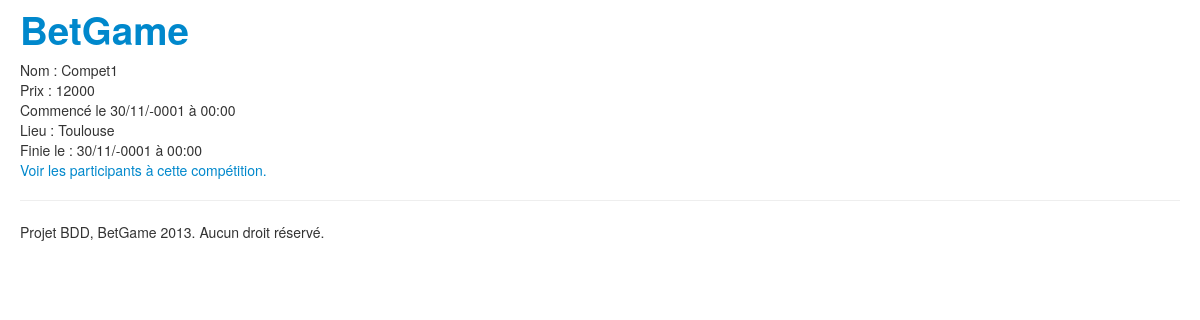
The page /view.php?view=contestProfile&id=1 on the database its author committed.
### tables this page shows
CREATE TABLE IF NOT EXISTS `contest` (
  `idCONTEST` int(11) NOT NULL AUTO_INCREMENT,
  `Name` varchar(45) DEFAULT NULL,
  `Description` text,
  `Price` varchar(45) DEFAULT NULL,
  `Location` varchar(45) DEFAULT NULL,
  `Startdate` datetime NOT NULL,
  `Enddate` datetime NOT NULL,
  PRIMARY KEY (`idCONTEST`)
);

### controllers/conBdd.php (called while the page is built, shortened)
<?php
class conBDD
{
	public function __construct()
	{
		$options = array(
			PDO::MYSQL_ATTR_INIT_COMMAND => "SET NAMES utf8"
		);
		try
		{
			$this->connexion = new PDO('mysql:host=' . self::HOST . ';dbname=' . self::DB, self::USER, self::PASS, $options);
		}
		catch (Exception $e)
		{
			echo 'Erreur : ' . $e->getMessage() . '<br />';
			echo 'N° : ' . $e->getCode();
		}
	}
	public function pdoExecute($sqlRequest, $pdoArray = NULL, $select = true, $fetchMode = PDO::FETCH_OBJ)
	{
		$pdo = $this->connexion;
		$query = $pdo->prepare($sqlRequest);
		$success = $query->execute($pdoArray);
		if ($select)
		{
			$data = $query->fetchAll($fetchMode);
			return $data;
		}
		return $success;
	}
	public $connexion;
}
?>

### view.php (the view, shortened to what this page needs)
<?php
include("Header.php");
include("Banniere.php");
switch ($_GET['view'])
{
	case 'contestProfile':
		displayContestProfile($conBdd, intval($_GET['id']));
		break;
}
function displayContestProfile($database, $id)
{
	$contests = $database->pdoExecute("SELECT * FROM contest WHERE idCONTEST=:id", array(':id' => $id));
	foreach ($contests as $contest)
	{
		echo 'Nom : ' . $contest->Name . '<br />';
		echo 'Prix : ' . $contest->Price . '<br />';
		echo 'Commencé le ' . date('d/m/Y \à H\:i', strtotime($contest->Startdate)) . '<br />';
		echo 'Lieu : ' . $contest->Location . '<br />';
		if ($contest->Enddate != 0)
		{
			echo 'Finie le : ' . date('d/m/Y \à H\:i', strtotime($contest->Enddate)) . '<br />';
		}
		else
		{
			echo 'En cours..<br />';
		}
	}
	echo "<a href='contest.php?id=" . $id . "'>Voir les participants à cette compétition.</a>";
}
				?>
	<?php
include("Footer.php");
?>

### rows shown on the page
contest: Name "Compet1", Price "12000", Startdate "30/11/-0001 à 00:00", Location "Toulouse", Enddate "30/11/-0001 à 00:00"
